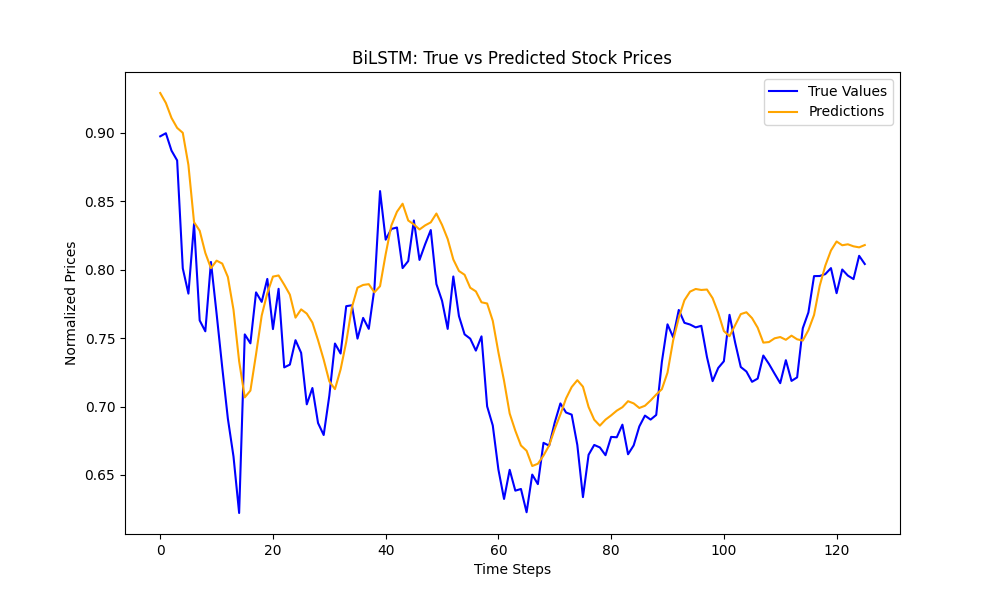

Generate this figure with Python:
import numpy as np
import pandas as pd
from sklearn.metrics import mean_squared_error, mean_absolute_error
from keras.models import Model
from keras.layers import Input, Bidirectional, LSTM, Dense
from keras.optimizers import Adam
import matplotlib.pyplot as plt

# Load the dataset
data = pd.read_csv('normalized_TSLA.csv')

# Parameters
window = 5
lstm_units = 16
epochs = 50
batch_size = 32

# Prepare sequences
sequences, labels = [], []
for i in range(len(data) - window):
    sequences.append(data.iloc[i:i + window].values)
    labels.append(data.iloc[i + window]['Close'])

X = np.array(sequences)
y = np.array(labels)

# Train-test split
train_size = int(0.9 * len(X))
X_train, X_test = X[:train_size], X[train_size:]
y_train, y_test = y[:train_size], y[train_size:]

# Define BiLSTM model
inputs = Input(shape=X_train.shape[1:])
lstm_out = Bidirectional(LSTM(lstm_units, activation='tanh'))(inputs)
outputs = Dense(1, activation='linear')(lstm_out)
model = Model(inputs=inputs, outputs=outputs)
model.compile(optimizer=Adam(), loss='mse', metrics=['mae'])

# Train the model
history = model.fit(X_train, y_train, validation_data=(X_test, y_test), epochs=epochs, batch_size=batch_size, verbose=1)

# Evaluate the model
y_pred = model.predict(X_test).flatten()
rmse = np.sqrt(mean_squared_error(y_test, y_pred))
mae = mean_absolute_error(y_test, y_pred)
print(f"BiLSTM: RMSE = {rmse}, MAE = {mae}")

# Plot predictions
plt.figure(figsize=(10, 6))
plt.plot(y_test, label='True Values', color='blue')
plt.plot(y_pred, label='Predictions', color='orange')
plt.title('BiLSTM: True vs Predicted Stock Prices')
plt.xlabel('Time Steps')
plt.ylabel('Normalized Prices')
plt.legend()
plt.show()
